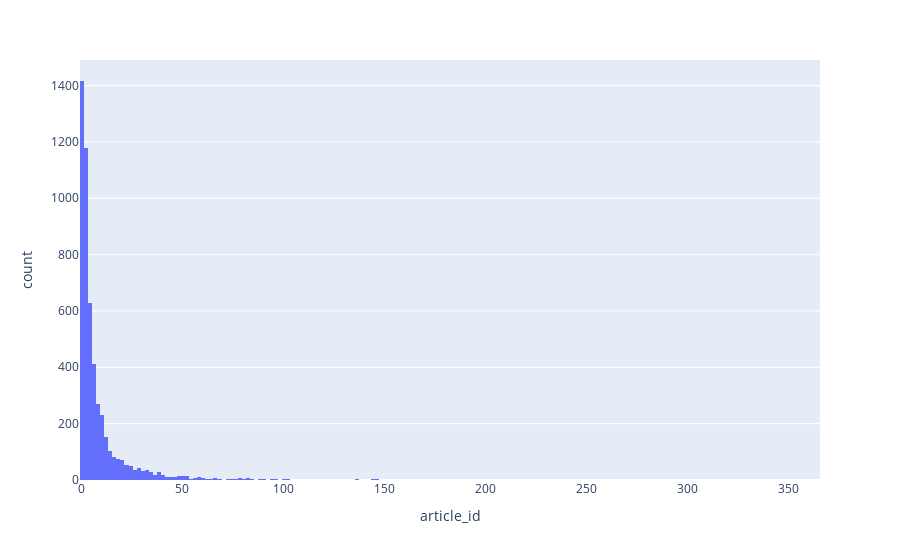

Write notebook code for a chart like this one.
### Code cell
## create figure and show histogram
fig = px.histogram((df.groupby('email').count()['article_id']), x='article_id')
fig.show()

### Figure 1 — Plotly figure (JSON) as saved in the notebook; plotly's stock layout.template omitted (floating-point values rounded to 4 significant figures; data arrays with more than 128 entries replaced by an {"elided": "..."} marker saying what was removed)
{"data": [{"alignmentgroup": "True", "bingroup": "x", "hovertemplate": "article_id=%{x}<br>count=%{y}<extra></extra>", "legendgroup": "", "marker": {"color": "#636efa"}, "name": "", "offsetgroup": "", "orientation": "v", "showlegend": false, "type": "histogram", "x": {"elided": "5148 int values"}, "xaxis": "x", "yaxis": "y"}], "layout": {"barmode": "relative", "legend": {"tracegroupgap": 0}, "margin": {"t": 60}, "xaxis": {"anchor": "y", "domain": [0, 1], "title": {"text": "article_id"}}, "yaxis": {"anchor": "x", "domain": [0, 1], "title": {"text": "count"}}}}
